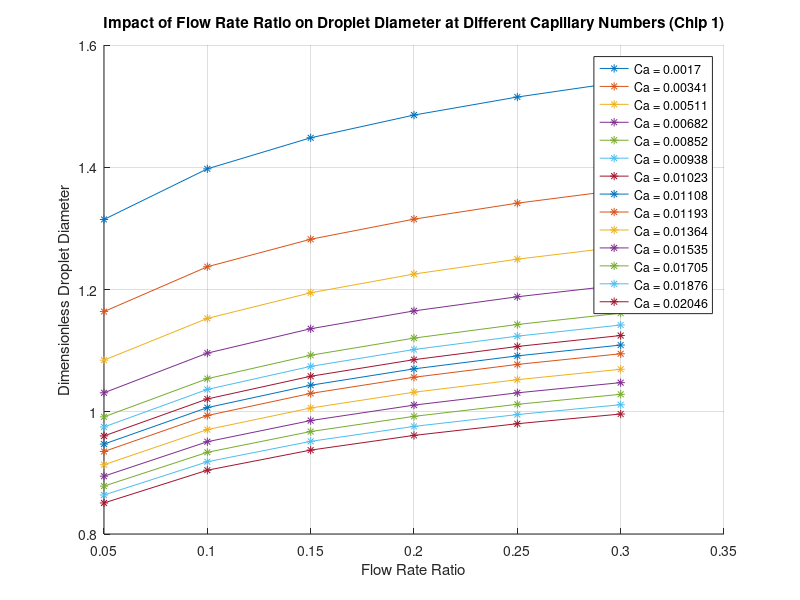

Write MATLAB code to recreate this figure.
% Flow Rate Ratio (Qd/Qc) values
flow_rate_ratio = [0.05 0.10 0.15 0.20 0.25 0.30];

% Capillary Numbers (Ca) for Chip 1
Ca = [0.0017, 0.00341, 0.00511, 0.00682, 0.00852, 0.00938, 0.01023, ...
      0.01108, 0.01193, 0.01364, 0.01535, 0.01705, 0.01876, 0.02046];

% Coefficients from the power law fitting
k = 0.5611;
alpha = 0.08812;
beta = -0.1749;

% Preallocate matrix for droplet diameters
droplet_diameter = zeros(length(flow_rate_ratio), length(Ca));

% Calculate Dimensionless Droplet Diameter for each combination
for i = 1:length(flow_rate_ratio)
    for j = 1:length(Ca)
        droplet_diameter(i, j) = k * flow_rate_ratio(i)^alpha * Ca(j)^beta;
    end
end

% Plot the results
figure;
hold on;
colors = lines(length(Ca));
for j = 1:length(Ca)
    plot(flow_rate_ratio, droplet_diameter(:, j), '*-', 'Color', colors(j,:), 'DisplayName', ['Ca = ', num2str(Ca(j))]);
end
hold off;

% Customize plot appearance
xlabel('Flow Rate Ratio');
ylabel('Dimensionless Droplet Diameter');
title('Impact of Flow Rate Ratio on Droplet Diameter at Different Capillary Numbers (Chip 1)');
legend('show');
grid on;
